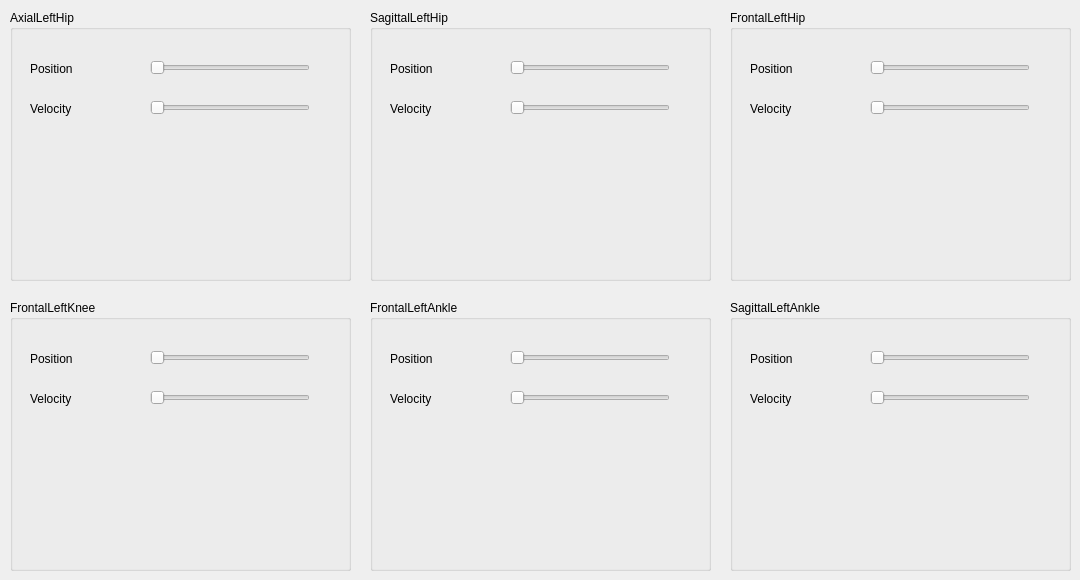
    <widget class="QWidget" name="leftLeg_tab">
     <attribute name="title">
      <string>/leftLeg</string>
     </attribute>
     <widget class="QGroupBox" name="frontalLeftAnkle_groupBox">
      <property name="geometry">
       <rect>
        <x>370</x>
        <y>300</y>
        <width>341</width>
        <height>271</height>
       </rect>
      </property>
      <property name="title">
       <string>FrontalLeftAnkle</string>
      </property>
      <widget class="QLabel" name="velocityFrontalLeftAnkle_label">
       <property name="geometry">
        <rect>
         <x>20</x>
         <y>90</y>
         <width>67</width>
         <height>17</height>
        </rect>
       </property>
       <property name="text">
        <string>Velocity</string>
       </property>
      </widget>
      <widget class="QSlider" name="velocityFrontalLeftAnkle_slider">
       <property name="geometry">
        <rect>
         <x>140</x>
         <y>90</y>
         <width>160</width>
         <height>16</height>
        </rect>
       </property>
       <property name="orientation">
        <enum>Qt::Horizontal</enum>
       </property>
      </widget>
      <widget class="QLabel" name="positionFrontalLeftAnkle_label">
       <property name="geometry">
        <rect>
         <x>20</x>
         <y>50</y>
         <width>67</width>
         <height>17</height>
        </rect>
       </property>
       <property name="text">
        <string>Position</string>
       </property>
      </widget>
      <widget class="QSlider" name="positionFrontalLeftAnkle_slider">
       <property name="geometry">
        <rect>
         <x>140</x>
         <y>50</y>
         <width>160</width>
         <height>16</height>
        </rect>
       </property>
       <property name="orientation">
        <enum>Qt::Horizontal</enum>
       </property>
      </widget>
     </widget>
     <widget class="QGroupBox" name="axialLeftHip_groupBox">
      <property name="geometry">
       <rect>
        <x>10</x>
        <y>10</y>
        <width>341</width>
        <height>271</height>
       </rect>
      </property>
      <property name="title">
       <string>AxialLeftHip</string>
      </property>
      <widget class="QSlider" name="positionAxialLeftHip_slider">
       <property name="geometry">
        <rect>
         <x>140</x>
         <y>50</y>
         <width>160</width>
         <height>16</height>
        </rect>
       </property>
       <property name="orientation">
        <enum>Qt::Horizontal</enum>
       </property>
      </widget>
      <widget class="QSlider" name="velocityAxialLeftHip_slider">
       <property name="geometry">
        <rect>
         <x>140</x>
         <y>90</y>
         <width>160</width>
         <height>16</height>
        </rect>
       </property>
       <property name="orientation">
        <enum>Qt::Horizontal</enum>
       </property>
      </widget>
      <widget class="QLabel" name="positionAxialLeftHip_label">
       <property name="geometry">
        <rect>
         <x>20</x>
         <y>50</y>
         <width>67</width>
         <height>17</height>
        </rect>
       </property>
       <property name="text">
        <string>Position</string>
       </property>
      </widget>
      <widget class="QLabel" name="velocityAxialLeftHip_label">
       <property name="geometry">
        <rect>
         <x>20</x>
         <y>90</y>
         <width>67</width>
         <height>17</height>
        </rect>
       </property>
       <property name="text">
        <string>Velocity</string>
       </property>
      </widget>
     </widget>
     <widget class="QGroupBox" name="frontalLeftHip_groupBox">
      <property name="geometry">
       <rect>
        <x>730</x>
        <y>10</y>
        <width>341</width>
        <height>271</height>
       </rect>
      </property>
      <property name="title">
       <string>FrontalLeftHip</string>
      </property>
      <widget class="QSlider" name="velocityFrontalLeftHip_slider">
       <property name="geometry">
        <rect>
         <x>140</x>
         <y>90</y>
         <width>160</width>
         <height>16</height>
        </rect>
       </property>
       <property name="orientation">
        <enum>Qt::Horizontal</enum>
       </property>
      </widget>
      <widget class="QSlider" name="positionFrontalLeftHip_slider">
       <property name="geometry">
        <rect>
         <x>140</x>
         <y>50</y>
         <width>160</width>
         <height>16</height>
        </rect>
       </property>
       <property name="orientation">
        <enum>Qt::Horizontal</enum>
       </property>
      </widget>
      <widget class="QLabel" name="positionFrontalLeftHip_label">
       <property name="geometry">
        <rect>
         <x>20</x>
         <y>50</y>
         <width>67</width>
         <height>17</height>
        </rect>
       </property>
       <property name="text">
        <string>Position</string>
       </property>
      </widget>
      <widget class="QLabel" name="velocityFrontalLeftHip_label">
       <property name="geometry">
        <rect>
         <x>20</x>
         <y>90</y>
         <width>67</width>
         <height>17</height>
        </rect>
       </property>
       <property name="text">
        <string>Velocity</string>
       </property>
      </widget>
     </widget>
     <widget class="QGroupBox" name="sagittalLeftHip_groupBox">
      <property name="geometry">
       <rect>
        <x>370</x>
        <y>10</y>
        <width>341</width>
        <height>271</height>
       </rect>
      </property>
      <property name="title">
       <string>SagittalLeftHip</string>
      </property>
      <widget class="QSlider" name="velocitySagittalLeftHip_slider">
       <property name="geometry">
        <rect>
         <x>140</x>
         <y>90</y>
         <width>160</width>
         <height>16</height>
        </rect>
       </property>
       <property name="orientation">
        <enum>Qt::Horizontal</enum>
       </property>
      </widget>
      <widget class="QSlider" name="positionSagittalLeftHip_slider">
       <property name="geometry">
        <rect>
         <x>140</x>
         <y>50</y>
         <width>160</width>
         <height>16</height>
        </rect>
       </property>
       <property name="orientation">
        <enum>Qt::Horizontal</enum>
       </property>
      </widget>
      <widget class="QLabel" name="positionSagittalLeftHip_label">
       <property name="geometry">
        <rect>
         <x>20</x>
         <y>50</y>
         <width>67</width>
         <height>17</height>
        </rect>
       </property>
       <property name="text">
        <string>Position</string>
       </property>
      </widget>
      <widget class="QLabel" name="velocitySagittalLeftHip_label">
       <property name="geometry">
        <rect>
         <x>20</x>
         <y>90</y>
         <width>67</width>
         <height>17</height>
        </rect>
       </property>
       <property name="text">
        <string>Velocity</string>
       </property>
      </widget>
     </widget>
     <widget class="QGroupBox" name="sagittalLeftAnkle_groupBox">
      <property name="geometry">
       <rect>
        <x>730</x>
        <y>300</y>
        <width>341</width>
        <height>271</height>
       </rect>
      </property>
      <property name="title">
       <string>SagittalLeftAnkle</string>
      </property>
      <widget class="QLabel" name="velocitySagittalLeftAnkle_label">
       <property name="geometry">
        <rect>
         <x>20</x>
         <y>90</y>
         <width>67</width>
         <height>17</height>
        </rect>
       </property>
       <property name="text">
        <string>Velocity</string>
       </property>
      </widget>
      <widget class="QSlider" name="velocitySagittalLeftAnkle_slider">
       <property name="geometry">
        <rect>
         <x>140</x>
         <y>90</y>
         <width>160</width>
         <height>16</height>
        </rect>
       </property>
       <property name="orientation">
        <enum>Qt::Horizontal</enum>
       </property>
      </widget>
      <widget class="QLabel" name="positionSagittalLeftAnkle_label">
       <property name="geometry">
        <rect>
         <x>20</x>
         <y>50</y>
         <width>67</width>
         <height>17</height>
        </rect>
       </property>
       <property name="text">
        <string>Position</string>
       </property>
      </widget>
      <widget class="QSlider" name="positionSagittalLeftAnkle_slider">
       <property name="geometry">
        <rect>
         <x>140</x>
         <y>50</y>
         <width>160</width>
         <height>16</height>
        </rect>
       </property>
       <property name="orientation">
        <enum>Qt::Horizontal</enum>
       </property>
      </widget>
     </widget>
     <widget class="QGroupBox" name="frontalLeftKnee_groupBox">
      <property name="geometry">
       <rect>
        <x>10</x>
        <y>300</y>
        <width>341</width>
        <height>271</height>
       </rect>
      </property>
      <property name="title">
       <string>FrontalLeftKnee</string>
      </property>
      <widget class="QSlider" name="velocityFrontalLeftKnee_slider">
       <property name="geometry">
        <rect>
         <x>140</x>
         <y>90</y>
         <width>160</width>
         <height>16</height>
        </rect>
       </property>
       <property name="orientation">
        <enum>Qt::Horizontal</enum>
       </property>
      </widget>
      <widget class="QSlider" name="positionFrontalLeftKnee_slider">
       <property name="geometry">
        <rect>
         <x>140</x>
         <y>50</y>
         <width>160</width>
         <height>16</height>
        </rect>
       </property>
       <property name="orientation">
        <enum>Qt::Horizontal</enum>
       </property>
      </widget>
      <widget class="QLabel" name="positionFrontalLeftKnee_label">
       <property name="geometry">
        <rect>
         <x>20</x>
         <y>50</y>
         <width>67</width>
         <height>17</height>
        </rect>
       </property>
       <property name="text">
        <string>Position</string>
       </property>
      </widget>
      <widget class="QLabel" name="velocityFrontalLeftKnee_label">
       <property name="geometry">
        <rect>
         <x>20</x>
         <y>90</y>
         <width>67</width>
         <height>17</height>
        </rect>
       </property>
       <property name="text">
        <string>Velocity</string>
       </property>
      </widget>
     </widget>
    </widget>
